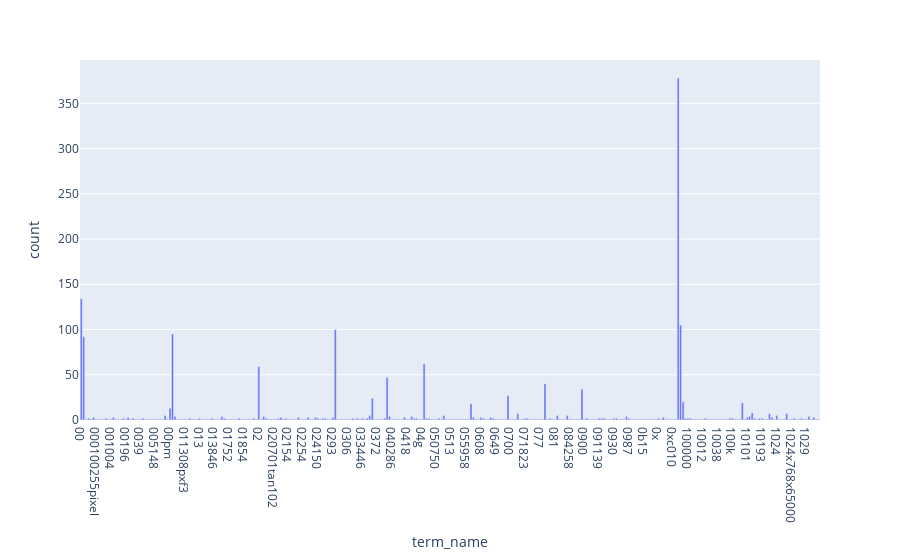

This figure's notebook cell:
### Markdown cell above
### >>> **Exercise 13 (take home):**
If you want a nicer interactive visualization here, I would encourage you try to install and use plotly to achieve this.

### Code cell
# Answer here
import plotly.express as px
d = {'term_name': count_vect.get_feature_names_out()[:300], 'count': term_frequencies[:300]}
df = pd.DataFrame(data=d)

fig = px.bar(df, x='term_name', y='count')
fig.show()

### Figure 1 — Plotly figure (JSON) as saved in the notebook; plotly's stock layout.template omitted (floating-point values rounded to 4 significant figures; data arrays with more than 128 entries replaced by an {"elided": "..."} marker saying what was removed)
{"data": [{"alignmentgroup": "True", "hovertemplate": "term_name=%{x}<br>count=%{y}<extra></extra>", "legendgroup": "", "marker": {"color": "#636efa", "pattern": {"shape": ""}}, "name": "", "offsetgroup": "", "orientation": "v", "showlegend": false, "textposition": "auto", "type": "bar", "x": {"elided": "300 str values"}, "xaxis": "x", "y": {"elided": "300 int values"}, "yaxis": "y"}], "layout": {"autosize": true, "barmode": "relative", "dragmode": "zoom", "legend": {"tracegroupgap": 0}, "margin": {"t": 60}, "xaxis": {"anchor": "y", "autorange": true, "domain": [0, 1], "range": [-0.5, 299.5], "title": {"text": "term_name"}, "type": "category"}, "yaxis": {"anchor": "x", "autorange": true, "domain": [0, 1], "range": [0, 397.9], "title": {"text": "count"}, "type": "linear"}}}
